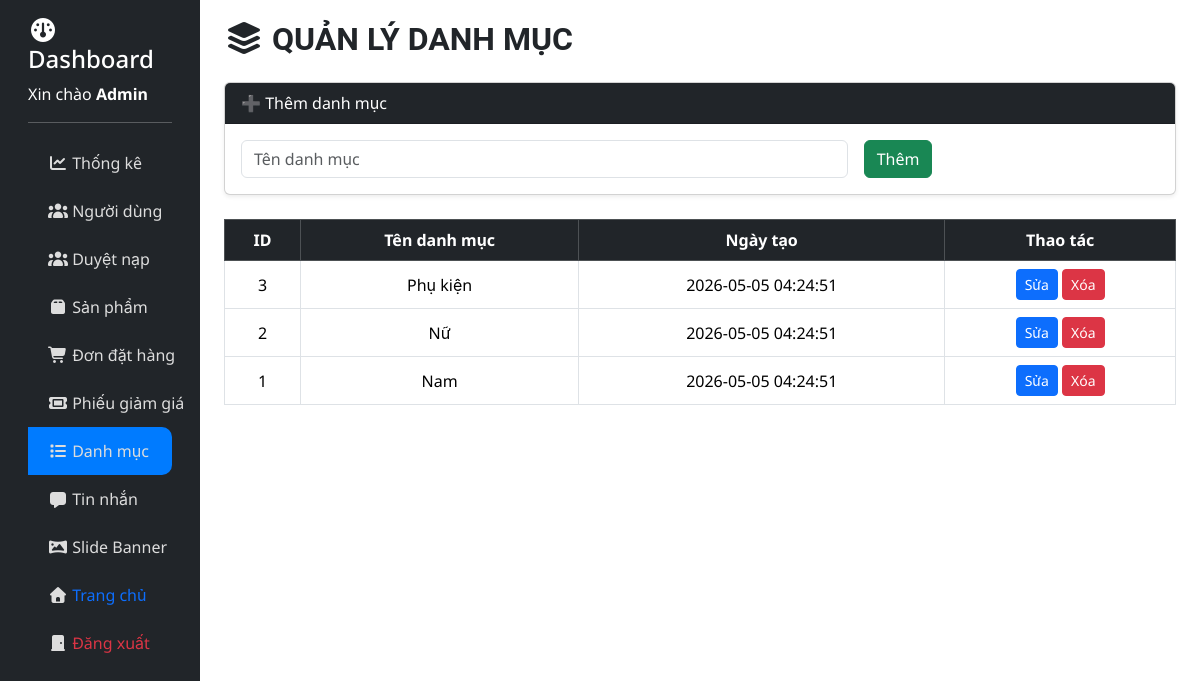
/admin/manage_categories.php (signed in), run on the app's committed database.
### tables this page shows
CREATE TABLE IF NOT EXISTS `categories` (
  `id` int NOT NULL AUTO_INCREMENT,
  `name` varchar(255) NOT NULL,
  `created_at` timestamp DEFAULT CURRENT_TIMESTAMP,
  PRIMARY KEY (`id`)
);

### admin/manage_categories.php (the view, shortened to what this page needs)
<?php
include("../configs/db.php");
$edit_mode = false;
$edit_category = null;
$result = $conn->query("SELECT * FROM categories ORDER BY id DESC");
?>
<!DOCTYPE html>
<html lang="vi">
<head>
    <link href="https://cdn.jsdelivr.net/npm/bootstrap@5.3.3/dist/css/bootstrap.min.css" rel="stylesheet">
    <link rel="stylesheet" href="https://cdnjs.cloudflare.com/ajax/libs/font-awesome/7.0.1/css/all.min.css"
 />
    <link href="../assets/css/style.css" rel="stylesheet">
</head>
<body>
    <div class="container-fluid">
        <div class="row">
            <?php include("../layout/admin_header.php") ?>
            <main class="col-12 col-md-10 ms-sm-auto px-md-4 dashboard-content">
                <h2 class="mb-4"><i class="fa-solid fa-layer-group"></i> Quản lý danh mục</h2>
                <div class="card shadow-sm mb-4">
                    <div class="card-header bg-dark text-white">
                        <?= $edit_mode ? "✏️ Chỉnh sửa danh mục" : "➕ Thêm danh mục" ?>
                    </div>
                    <div class="card-body">
                        <form method="POST" class="row g-3">
                            <div class="col-md-8">
                                <input type="text" name="name" class="form-control" placeholder="Tên danh mục"
                                    value="<?= $edit_category['name'] ?? '' ?>" required>
                            </div>
                            <div class="col-md-4">
                                <?php if ($edit_mode): ?>
                                    <button type="submit" name="update" class="btn btn-primary">Cập nhật</button>
                                    <a href="manage_categories.php" class="btn btn-secondary">Hủy</a>
                                <?php else: ?>
                                    <button type="submit" name="add" class="btn btn-success">Thêm</button>
                                <?php endif; ?>
                            </div>
                        </form>
                    </div>
                </div>
                <div class="table-list-manage">
                    <table class="table table-bordered table-hover align-middle text-center">
                        <thead class="table-dark">
                            <tr>
                                <th>ID</th>
                                <th>Tên danh mục</th>
                                <th>Ngày tạo</th>
                                <th>Thao tác</th>
                            </tr>
                        </thead>
                        <tbody>
                            <?php while ($row = $result->fetch_assoc()): ?>
                                <tr>
                                    <td><?= $row['id'] ?></td>
                                    <td><?= htmlspecialchars($row['name']) ?></td>
                                    <td><?= $row['created_at'] ?></td>
                                    <td>
                                        <a href="?edit=<?= $row['id'] ?>" class="btn btn-sm btn-primary">
                                            <i class="bi bi-pencil"></i> Sửa
                                        </a>
                                        <a href="?delete=<?= $row['id'] ?>" class="btn btn-sm btn-danger"
                                            onclick="return confirm('Xóa danh mục này?')">
                                            <i class="bi bi-trash"></i> Xóa
                                        </a>
                                    </td>
                                </tr>
                            <?php endwhile; ?>
                        </tbody>
                    </table>
                </div>
            </main>
        </div>
    </div>
</body>
</html>

### assets/css/style.css (style rules this page uses)
* { font-family: "Noto Sans", -apple-system, BlinkMacSystemFont, "Segoe UI", Roboto, "Helvetica Neue", Arial, sans-serif; }
h2 { font-size: 32px; font-weight: bold; text-transform: uppercase; line-height: 1.2; font-family: "Roboto", Arial, sans-serif; }
.dashboard-content { padding: 20px; max-height: 100vh; overflow-x: hidden; overflow-y: auto; }
.table-list-manage { max-height: 65vh; overflow-y: auto; overflow-x: hidden; }
.table-dark tr th { white-space: nowrap; overflow: hidden; text-overflow: ellipsis; }

### data on the page
categories: id "3", name "Phụ kiện", created_at "2026-05-05 04:24:51"
categories: id "2", name "Nữ", created_at "2026-05-05 04:24:51"
categories: id "1", name "Nam", created_at "2026-05-05 04:24:51"

### other printed values
$_SESSION['full_name'] "Admin"
